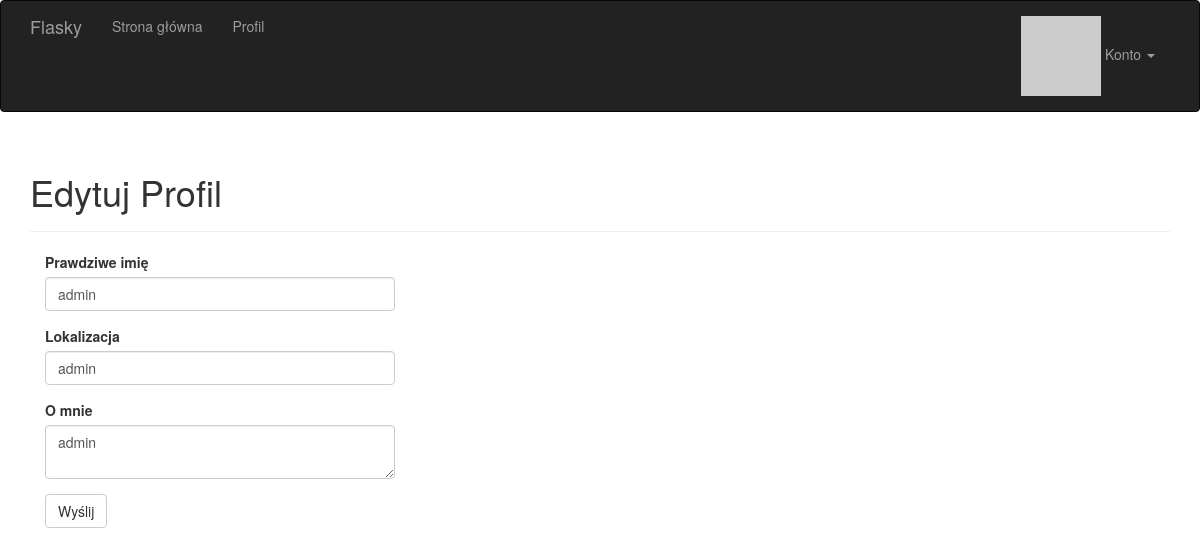
The page /edit-profile (signed in) on the database as committed earlier.
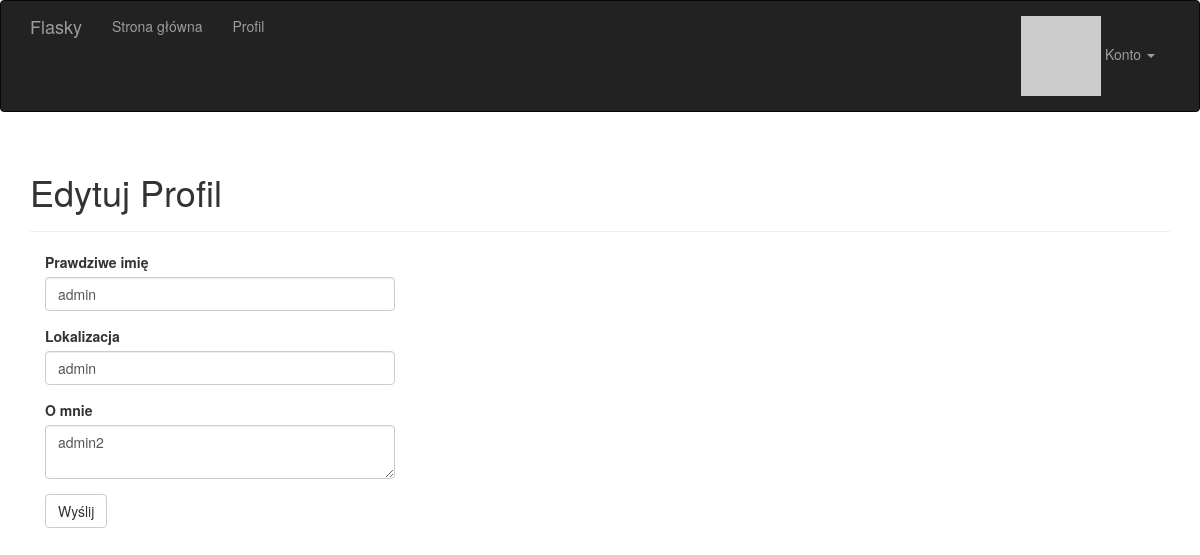
The same page on the database as committed later.
### app/models.py (models this page shows, shortened)
class User(UserMixin, db.Model):
    __tablename__ = 'users'
    name = db.Column(db.String(64))
    location = db.Column(db.String(64))
    about_me = db.Column(db.Text())
    member_since = db.Column(db.DateTime(), default=datetime.utcnow)
    last_seen = db.Column(db.DateTime(), default=datetime.utcnow)
    id = db.Column(db.Integer, primary_key=True)
    email = db.Column(db.String(64), unique=True, index=True)
    username = db.Column(db.String(64), unique=True, index=True)
    password_hash = db.Column(db.String(128))
    confirmed = db.Column(db.Boolean, default=False)
    role_id = db.Column(db.Integer, db.ForeignKey('roles.id'))
    avatar_hash = db.Column(db.String(32))
    posts = db.relationship('Post', backref='author', lazy='dynamic')
    @property
    def password(self):
        raise AttributeError('Nie można odczytać atrybutu password')
    def ping(self):
        self.last_seen = datetime.utcnow()
        db.session.add(self)
        db.session.commit()
    def gravatar(self, size=100, default='identicon', rating='g'):
        if request.is_secure:
            url = 'https://secure.gravatar.com/avatar'
        else:
            url = 'http://secure.gravatar.com/avatar'
        hash = self.avatar_hash or self.gravatar_hash()
        return '{url}/{hash}?s={size}&d={default}&r={rating}'.format(url=url, hash=hash, size=size,
                                                                     default=default, rating=rating)
    def gravatar_hash(self):
        return hashlib.md5(self.email.lower().encode('utf-8')).hexdigest()

### app/main/views.py (the view, shortened to what this page needs)
@main.route('/edit-profile', methods=['GET', 'POST'])
@login_required
def edit_profile():
    form = EditProfileForm()
    form.name.data = current_user.name
    form.location.data = current_user.location
    form.about_me.data = current_user.about_me
    return render_template('edit_profile.html', form=form)

### app/main/forms.py
class EditProfileForm(FlaskForm):
    name = StringField('Prawdziwe imię', validators=[Length(0, 64)])
    location = StringField('Lokalizacja', validators=[Length(0, 64)])
    about_me = TextAreaField('O mnie')
    submit = SubmitField('Wyślij')

### app/auth/views.py (called while the page is built)
@auth.before_app_request
def before_request():
    if current_user.is_authenticated:
        current_user.ping()
        if not current_user.confirmed \
                and request.endpoint \
                and request.blueprint != 'auth' \
                and request.endpoint != 'static':
            return redirect(url_for('auth.unconfirmed'))

### app/main/__init__.py (called while the page is built)
@main.app_context_processor
def inject_permissions():
    return dict(Permission=Permission)

### app/models.py (called while the page is built)
@login_manager.user_loader
def load_user(user_id):
    return User.query.get(int(user_id))

### app/templates/edit_profile.html (shortened to what this page needs)
{% extends "base.html" %}
{% import "bootstrap/wtf.html" as wtf %}
{% block page_content %}
<div class="page-header">
    <h1>Edytuj Profil</h1>
</div>
<div class="col-md-4">
    {{ wtf.quick_form(form) }}
</div>
{% endblock %}

Rows that differ between the two databases and show on the page:
changed User "admin": about_me "admin" → "admin2"
